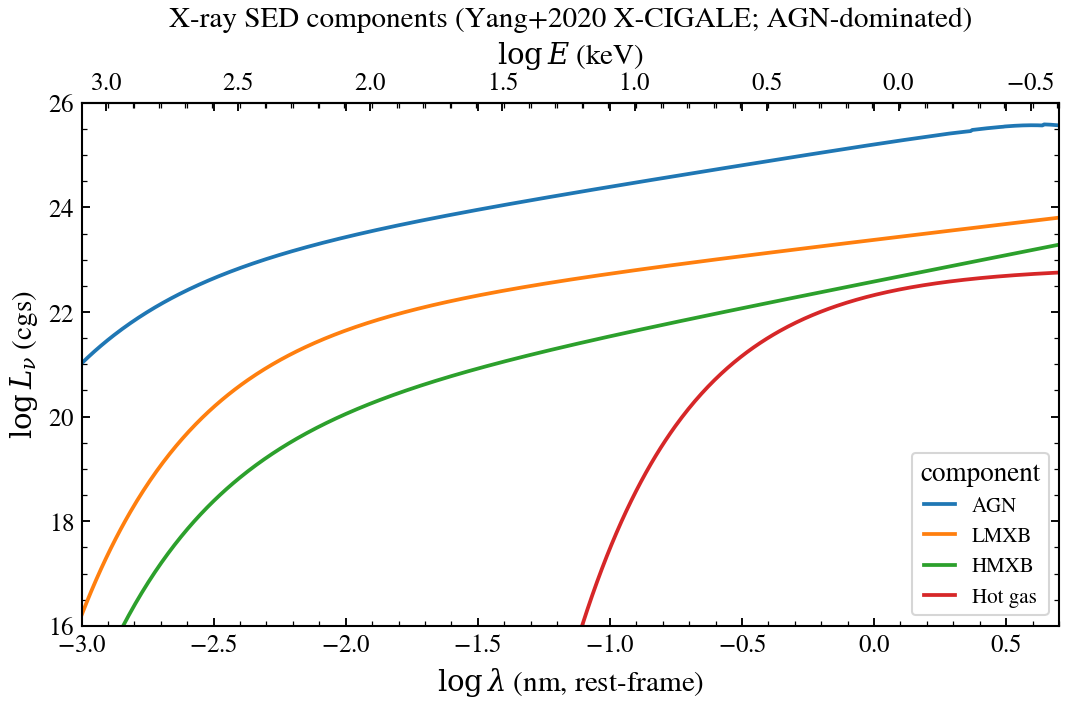

Write the Python code that produced this figure.
"""
X-ray SED decomposition: AGN, LMXB, HMXB, hot gas
=================================================

The X-CIGALE X-ray module (Yang et al. 2020) sums four physically distinct
emitters: the AGN corona (a cut-off power law normalized through the
α_OX–L_2500 relation), low- and high-mass X-ray binaries (LMXB ∝ M⋆, HMXB ∝ SFR;
Fragos et al. 2013 metallicity/age scalings), and a hot interstellar-gas term
(∝ SFR). This reproduces Yang+2020 Figure 1 for a typical AGN host:
L_2–10 keV = 10⁴³ erg s⁻¹, M⋆ = 10¹¹ M⊙, SFR = 10 M⊙ yr⁻¹, T = 1 Gyr, Z = 0.02.

HMXB and LMXB are isolated from ``xray_xrb`` by driving the other population's
log-luminosity offset to −∞ (the ``det_hmxb`` / ``det_lmxb`` knobs).
"""

import os

os.environ["TF_CPP_MIN_LOG_LEVEL"] = "2"

import warnings

import jax.numpy as jnp
import numpy as np
from matplotlib import pyplot as plt

from tengri.plot import setup_style
from tengri.xray import xray_agn_corona, xray_hotgas, xray_xrb

setup_style()
warnings.filterwarnings("ignore", message=".*BakedInBackend.*")

_KEV_AA = 12.398  # E[keV] = 12.398 / lambda[Å];  logE = log10(1.2398) - log10(lambda/nm)
_LOG_1P24 = np.log10(_KEV_AA / 10.0)

wave_aa = jnp.logspace(np.log10(0.01), np.log10(50.0), 600)
log_nm = np.log10(np.asarray(wave_aa) / 10.0)
nu_hz = 2.998e18 / np.asarray(wave_aa)
e_kev = _KEV_AA / np.asarray(wave_aa)

SFR, MSTAR, Z, AGE = 10.0, 1.0e11, 0.02, 1.0


def _l_2to10kev(l_nu):
    """L_2–10 keV = ∫ L_nu dν over the 2–10 keV band [erg/s]."""
    band = (e_kev >= 2.0) & (e_kev <= 10.0)
    order = np.argsort(nu_hz[band])
    return float(np.trapezoid(np.asarray(l_nu)[band][order], nu_hz[band][order]))


# AGN corona — rescale the model SED so L_2–10 keV = 1e43 erg/s (Yang Fig 1).
_BC_NU = 5.15 * 1.199e15
agn_raw = np.asarray(xray_agn_corona(wave_aa, l_2500_30deg_erg_hz=1.0e45 / _BC_NU))
agn = agn_raw * (1.0e43 / _l_2to10kev(agn_raw))

hmxb = np.asarray(
    xray_xrb(
        wave_aa,
        sfr=SFR,
        stellar_mass=MSTAR,
        metallicity_z=Z,
        stellar_age_gyr=AGE,
        log_L_lmxb_offset=-50.0,
    )
)
lmxb = np.asarray(
    xray_xrb(
        wave_aa,
        sfr=SFR,
        stellar_mass=MSTAR,
        metallicity_z=Z,
        stellar_age_gyr=AGE,
        log_L_hmxb_offset=-50.0,
    )
)
hotgas = np.asarray(xray_hotgas(wave_aa, sfr=SFR))

fig, ax = plt.subplots(figsize=(7.4, 5.0))
for sed, color, label in [
    (agn, "tab:blue", "AGN"),
    (lmxb, "tab:orange", "LMXB"),
    (hmxb, "tab:green", "HMXB"),
    (hotgas, "tab:red", "Hot gas"),
]:
    ax.plot(log_nm, np.log10(np.clip(sed, 1e-30, None)), color=color, lw=1.8, label=label)

ax.set(
    xlim=(-3.0, 0.7),
    ylim=(16.0, 26.0),
    xlabel=r"$\log\lambda$ (nm, rest-frame)",
    ylabel=r"$\log L_\nu$ (cgs)",
)

# Top axis: rest-frame energy. logE[keV] = log10(1.2398) - log10(lambda/nm).
ax_top = ax.secondary_xaxis(
    "top",
    functions=(lambda x: _LOG_1P24 - x, lambda lk: _LOG_1P24 - lk),
)
ax_top.set_xlabel(r"$\log E$ (keV)")

ax.legend(frameon=True, fontsize=10, loc="lower right", title="component")
fig.tight_layout()
plt.savefig("plot_xray_component_decomposition.png", dpi=150, bbox_inches="tight")
